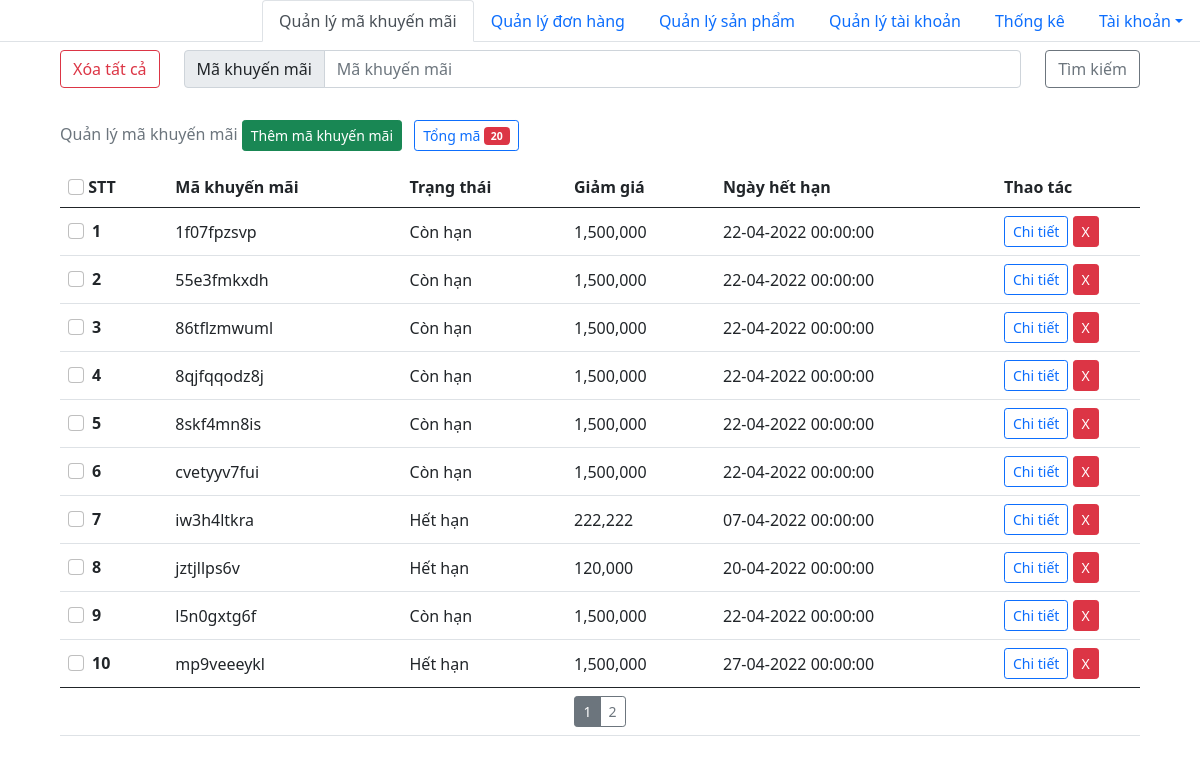
Before: /admin/quanly_makhuyenmai.php with the older database file.
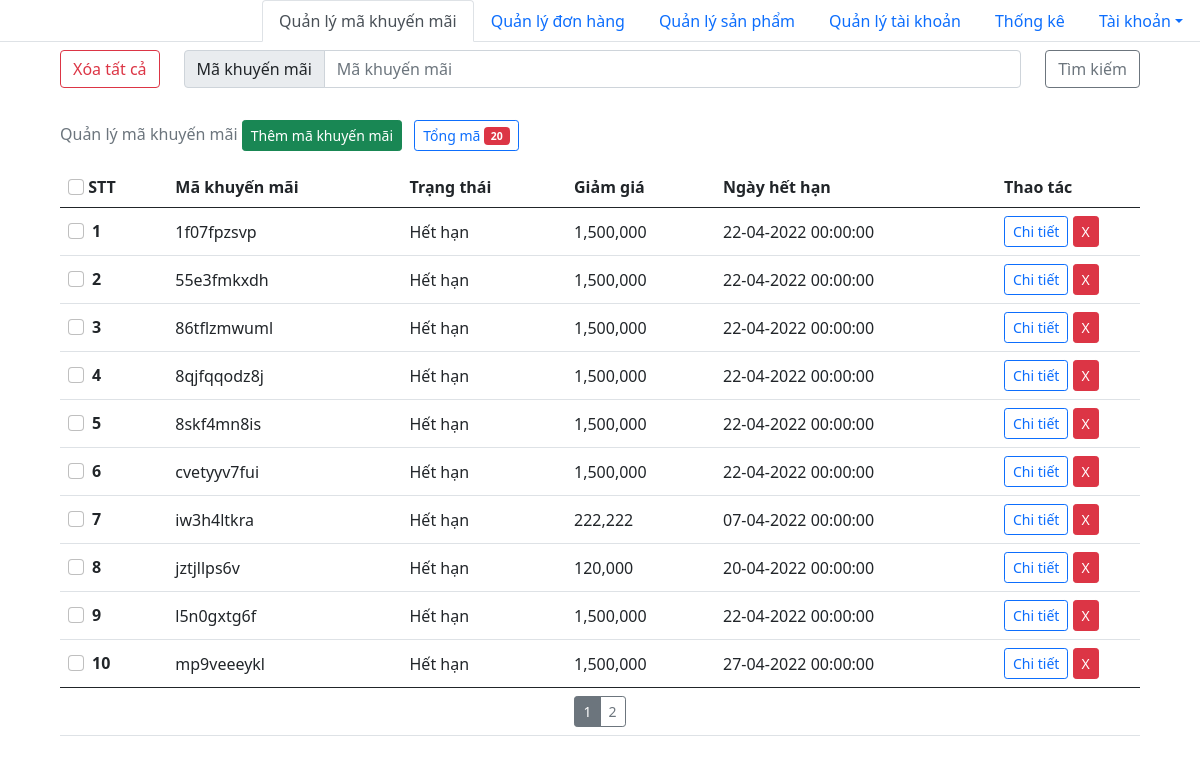
After: the same page with the newer database file.
### tables this page shows
CREATE TABLE `makhuyenmai` (
  `id_khuyenmai` varchar(100) NOT NULL,
  `trangthai` tinyint(1) NOT NULL,
  `ngayhethan` date NOT NULL,
  `giamgia` int(11) NOT NULL
);

### query.php (called while the page is built, shortened)
<?php
function connection()
{
	$conn = mysqli_connect(HOST, USERNAME, PASSWORD, DATABASE);
	return $conn;
}
function executeResult($sql)
{
	$conn = connection();
	$result = mysqli_query($conn, $sql);
	$data   = [];
	if ($result != null) {
		while ($row = mysqli_fetch_assoc($result)) {
			$data[] = $row;
		}
	}
	return $data;
}
function countRow($sql)
{
	$conn = connection();
	$result = mysqli_query($conn, $sql);
	$numrow=0;
	if ($result) {
		$numrow = mysqli_num_rows($result);
	} else $numrow = 0;
	return $numrow;
}

### admin/quanly_makhuyenmai.php (the view, shortened to what the changed rows need)
<!DOCTYPE html>
<html lang="en">
<head>
    <link href="https://cdn.jsdelivr.net/npm/bootstrap@5.0.2/dist/css/bootstrap.min.css" rel="stylesheet">
</head>
<body>
    <div class="d-block m-auto" style="width: 90%;">
        <?php require_once("../query.php");
        $page = isset($_GET['page']) ? $_GET['page'] : 1;
        $start = ($page - 1) * 10;
        $codelist = executeResult("select * from makhuyenmai limit $start, 10");
        $count = countRow("select * from makhuyenmai");
        ?>
        <table class="table align-middle caption-top">
            <caption>
                Quản lý mã khuyến mãi
                <a type="button" class="btn btn-success btn-sm" href="./quanly_makhuyenmai_them.php">Thêm mã khuyến mãi</a>
                <div type="button" class="btn btn-outline-primary btn-sm m-2">
                    Tổng mã <span class="badge bg-danger" id="badge"><?= $count ?></span>
                </div>
            </caption>
            <thead>
                <tr>
                    <th scope="col" class="w-auto">
                        <input class="form-check-input" type="checkbox" value="" id="flexCheckDefault0">
                        <label>STT</label>
                    </th>
                    <th scope="col">Mã khuyến mãi</th>
                    <th scope="col">Trạng thái</th>
                    <th scope="col">Giảm giá</th>
                    <th scope="col">Ngày hết hạn</th>
                    <th scope="col" style="width:9rem">Thao tác</th>
                </tr>
            </thead>
            <tbody id="table_tbody_makhuyenmai">
                <?php
                foreach ($codelist as $code) {
                    echo '<tr>
                    <th scope="row">
                        <div class="form-check">
                            <input class="form-check-input" type="checkbox" value="' . $code["id_khuyenmai"] . '">
                            <span>' . ++$start . '</span>
                        </div>
                    </th>
                    <td>
                        <span>' . $code["id_khuyenmai"] . '</span>
                    </td>
                    <td>' . ($code["trangthai"] == 1 ? 'Còn hạn' : 'Hết hạn') . '</td>
                    <td>' . number_format($code["giamgia"]) . '</td>
                    <td>' . date("d-m-Y H:i:s", strtotime($code["ngayhethan"])) . '</td>
                    <td>
                        <button type="button" id="btn' . $code["id_khuyenmai"] . '" value="' . $code["id_khuyenmai"] . '" class="btn btn-outline-primary btn-sm"  onclick="detail(this.value)" data-bs-toggle="modal" data-bs-target="#exampleModal">Chi tiết</button>
                        <button class="btn btn-danger btn-sm" name="xoa"  onclick="deletepromo(`' . $code["id_khuyenmai"] . '`)">X</button>
                    </td>
                </tr>';
                }
                ?>
            </tbody>
        </table>
    </div>
</body>
</html>

Changed rows visible on the page:
changed makhuyenmai "1f07fpzsvp": trangthai "Còn hạn" → "Hết hạn"
changed makhuyenmai "55e3fmkxdh": trangthai "Còn hạn" → "Hết hạn"
changed makhuyenmai "86tflzmwuml": trangthai "Còn hạn" → "Hết hạn"
changed makhuyenmai "8qjfqqodz8j": trangthai "Còn hạn" → "Hết hạn"
changed makhuyenmai "8skf4mn8is": trangthai "Còn hạn" → "Hết hạn"
changed makhuyenmai "cvetyyv7fui": trangthai "Còn hạn" → "Hết hạn"
changed makhuyenmai "l5n0gxtg6f": trangthai "Còn hạn" → "Hết hạn"
